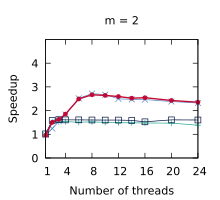

Reproduce this figure in gnuplot.
set title "m = 2"
set terminal pdf size 2.2,2.0
set output "./results/Scans_n___4,194,304,_m___2.pdf"
set key off
set xrange [1:24]
set xtics (1, 4, 8, 12, 16, 20, 24)
set xlabel "Number of threads"
set yrange [0:5]
set ytics (0, 1, 2, 3, 4)
set ylabel "Speedup"
plot './results/Scans_n___4,194,304,_m___2.dat' using 1:2 title "Outer parallelism" pointsize 0.7 lw 1 pt 1 linecolor rgb "#24A793" with linespoints, \
  './results/Scans_n___4,194,304,_m___2.dat' using 1:3 title "Inner parallelism" pointsize 0.7 lw 1 pt 2 linecolor rgb "#5287C6" with linespoints, \
  './results/Scans_n___4,194,304,_m___2.dat' using 1:4 title "OpenMP" pointsize 0.7 lw 1 pt 4 linecolor rgb "#001240" with linespoints, \
  './results/Scans_n___4,194,304,_m___2.dat' using 1:5 title "Work assisting (our)" pointsize 0.4 lw 2 pt 7 linecolor rgb "#C00A35" with linespoints
